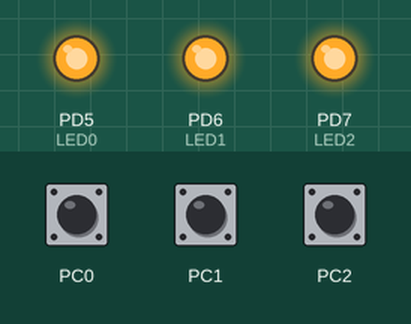
This program was run on a simulated ATmega328P, built with avr-gcc and emulated at 16 MHz (the files do not name the chip). Parts: output pins drawn as LEDs (lit = HIGH). The test bench sets the inputs (shaded band); at power-on: PC0 HIGH, PC1 HIGH, PC2 HIGH.

Above: at 1.2 s.
1.3 s: PC0 pulled LOW for 0.15 s
At 2.5 s:
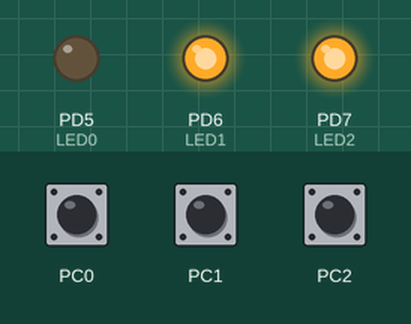
2.9 s: PC1 pulled LOW for 0.15 s
At 3.7 s:
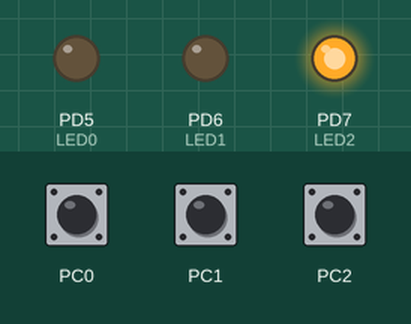
4.5 s: PC2 pulled LOW for 0.15 s
At 4.9 s:
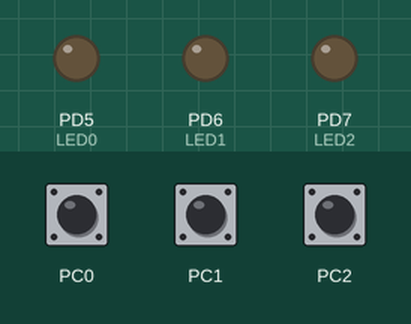
6.1 s: PC0 pulled LOW for 1 s
At 7.3 s:
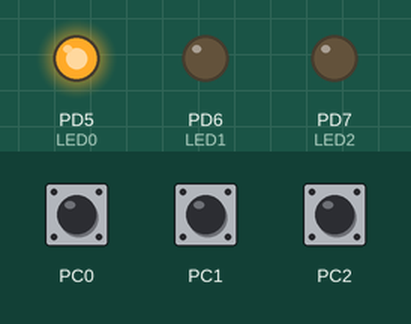
8.6 s: PC1 pulled LOW for 1 s
At 9.2 s:
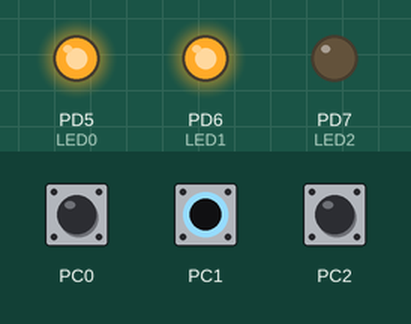
11.1 s: PC0 pulled LOW for 0.15 s
At 12.3 s:
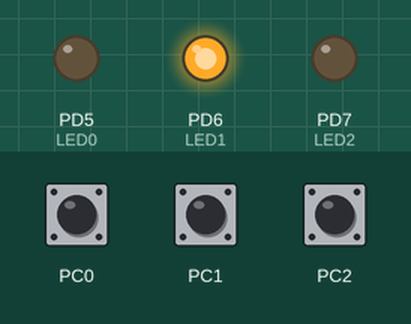
Timing chart, 0 to 13.7 s (numbered marks = the images above; inputs shaded):
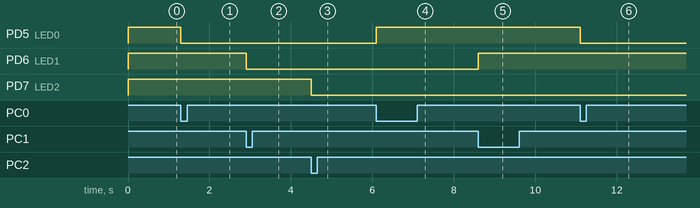

The program:

main.c
```c
#define F_CPU 16000000UL //frequência de trabalho
#include <avr/io.h> //definições do componente especificado
#include <avr/interrupt.h> //define algumas macros para as interrupções
#include <util/delay.h> //biblioteca para o uso das rotinas de delay
//Definições de macros para o trabalho com bits
#define set_bit(y,bit) (y|=(1<<bit))//coloca em 1 o bit x da variável Y
#define clr_bit(y,bit) (y&=~(1<<bit))//coloca em 0 o bit x da variável Y
#define cpl_bit(y,bit) (y^=(1<<bit))//troca o estado lógico do bit x da variável Y
#define tst_bit(y,bit) (y&(1<<bit))//retorna 0 ou 1 conforme leitura do bit
#define LED0 PD5
#define LED1 PD6
#define LED2 PD7

ISR(PCINT1_vect)
{
//quando houver mais de um pino que possa gerar a interrupção é necessário testar qual foi
if(!tst_bit(PINC,PC0))
cpl_bit(PORTD,LED0);
else if(!tst_bit(PINC,PC1))
cpl_bit(PORTD,LED1);
else if(!tst_bit(PINC,PC2))
cpl_bit(PORTD,LED2);
_delay_ms(200);
}

int main()
{
DDRC = 0x00; //PORTC como entrada, 3 botões
PORTC = 0xFF; //habilita pull-ups
DDRD = 0b11100000; //pinos PD5:7 do PORTC como saída (leds)
PORTD = 0xFF; //apaga leds e habilita pull-ups dos pinos não utilizados
PCICR = 0b00000010; //habilita interrupção por qualquer mudança de sinal no PORTC
PCMSK1 = 0b00000111; //habilita os pinos PCINT8:10 para gerar interrupção
sei(); //habilita as interrupções
while(1){}
}
```

Measured:
- after the input at 1.3 s, PD5 (LED0): HIGH → LOW at once
- after the input at 2.9 s, PD6 (LED1): HIGH → LOW at once
- after the input at 4.5 s, PD7 (LED2): HIGH → LOW at once
- after the input at 6.1 s, PD5 (LED0): LOW → HIGH at once
- after the input at 8.6 s, PD6 (LED1): LOW → HIGH at once
- after the input at 11.1 s, PD5 (LED0): HIGH → LOW at once
